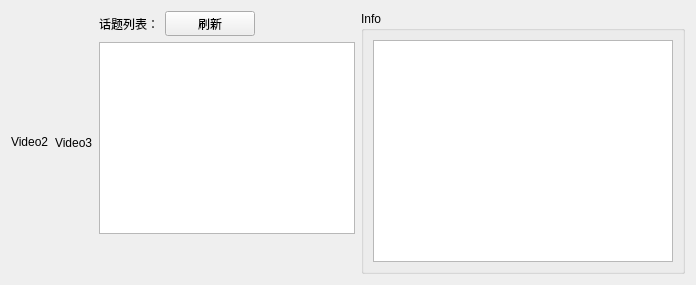
          <widget class="QWidget" name="tab_7">
           <attribute name="title">
            <string>其他</string>
           </attribute>
           <layout class="QVBoxLayout" name="verticalLayout_21">
            <item>
             <layout class="QHBoxLayout" name="horizontalLayout_17">
              <item>
               <layout class="QHBoxLayout" name="horizontalLayout_16">
                <item>
                 <layout class="QVBoxLayout" name="verticalLayout_11">
                  <item>
                   <widget class="QLabel" name="label_v_name2">
                    <property name="maximumSize">
                     <size>
                      <width>90</width>
                      <height>30</height>
                     </size>
                    </property>
                    <property name="text">
                     <string>Video2</string>
                    </property>
                   </widget>
                  </item>
                 </layout>
                </item>
                <item>
                 <layout class="QVBoxLayout" name="verticalLayout_19">
                  <item>
                   <widget class="QLabel" name="label_v_name3">
                    <property name="maximumSize">
                     <size>
                      <width>16777215</width>
                      <height>15</height>
                     </size>
                    </property>
                    <property name="text">
                     <string>Video3</string>
                    </property>
                   </widget>
                  </item>
                 </layout>
                </item>
                <item>
                 <layout class="QVBoxLayout" name="verticalLayout_20">
                  <item>
                   <layout class="QHBoxLayout" name="horizontalLayout_15">
                    <item>
                     <widget class="QLabel" name="label_29">
                      <property name="maximumSize">
                       <size>
                        <width>90</width>
                        <height>30</height>
                       </size>
                      </property>
                      <property name="text">
                       <string>话题列表：</string>
                      </property>
                     </widget>
                    </item>
                    <item>
                     <widget class="QPushButton" name="refreash_topic_btn">
                      <property name="minimumSize">
                       <size>
                        <width>90</width>
                        <height>25</height>
                       </size>
                      </property>
                      <property name="maximumSize">
                       <size>
                        <width>90</width>
                        <height>25</height>
                       </size>
                      </property>
                      <property name="cursor">
                       <cursorShape>ArrowCursor</cursorShape>
                      </property>
                      <property name="styleSheet">
                       <string notr="true"/>
                      </property>
                      <property name="text">
                       <string>刷新</string>
                      </property>
                      <property name="icon">
                       <iconset>
                        <normaloff>:/images/refreash.png</normaloff>:/images/refreash.png</iconset>
                      </property>
                     </widget>
                    </item>
                    <item>
                     <spacer name="horizontalSpacer_4">
                      <property name="orientation">
                       <enum>Qt::Horizontal</enum>
                      </property>
                      <property name="sizeHint" stdset="0">
                       <size>
                        <width>40</width>
                        <height>20</height>
                       </size>
                      </property>
                     </spacer>
                    </item>
                   </layout>
                  </item>
                  <item>
                   <widget class="QListWidget" name="topic_listWidget"/>
                  </item>
                  <item>
                   <spacer name="verticalSpacer_3">
                    <property name="orientation">
                     <enum>Qt::Vertical</enum>
                    </property>
                    <property name="sizeHint" stdset="0">
                     <size>
                      <width>20</width>
                      <height>40</height>
                     </size>
                    </property>
                   </spacer>
                  </item>
                 </layout>
                </item>
               </layout>
              </item>
              <item>
               <widget class="QGroupBox" name="groupBox_4">
                <property name="maximumSize">
                 <size>
                  <width>16777215</width>
                  <height>16777215</height>
                 </size>
                </property>
                <property name="title">
                 <string>Info</string>
                </property>
                <layout class="QGridLayout" name="gridLayout_8">
                 <item row="0" column="0">
                  <widget class="QListView" name="view_logging">
                   <property name="minimumSize">
                    <size>
                     <width>300</width>
                     <height>0</height>
                    </size>
                   </property>
                   <property name="maximumSize">
                    <size>
                     <width>12312312</width>
                     <height>12312312</height>
                    </size>
                   </property>
                  </widget>
                 </item>
                </layout>
               </widget>
              </item>
             </layout>
            </item>
           </layout>
          </widget>
